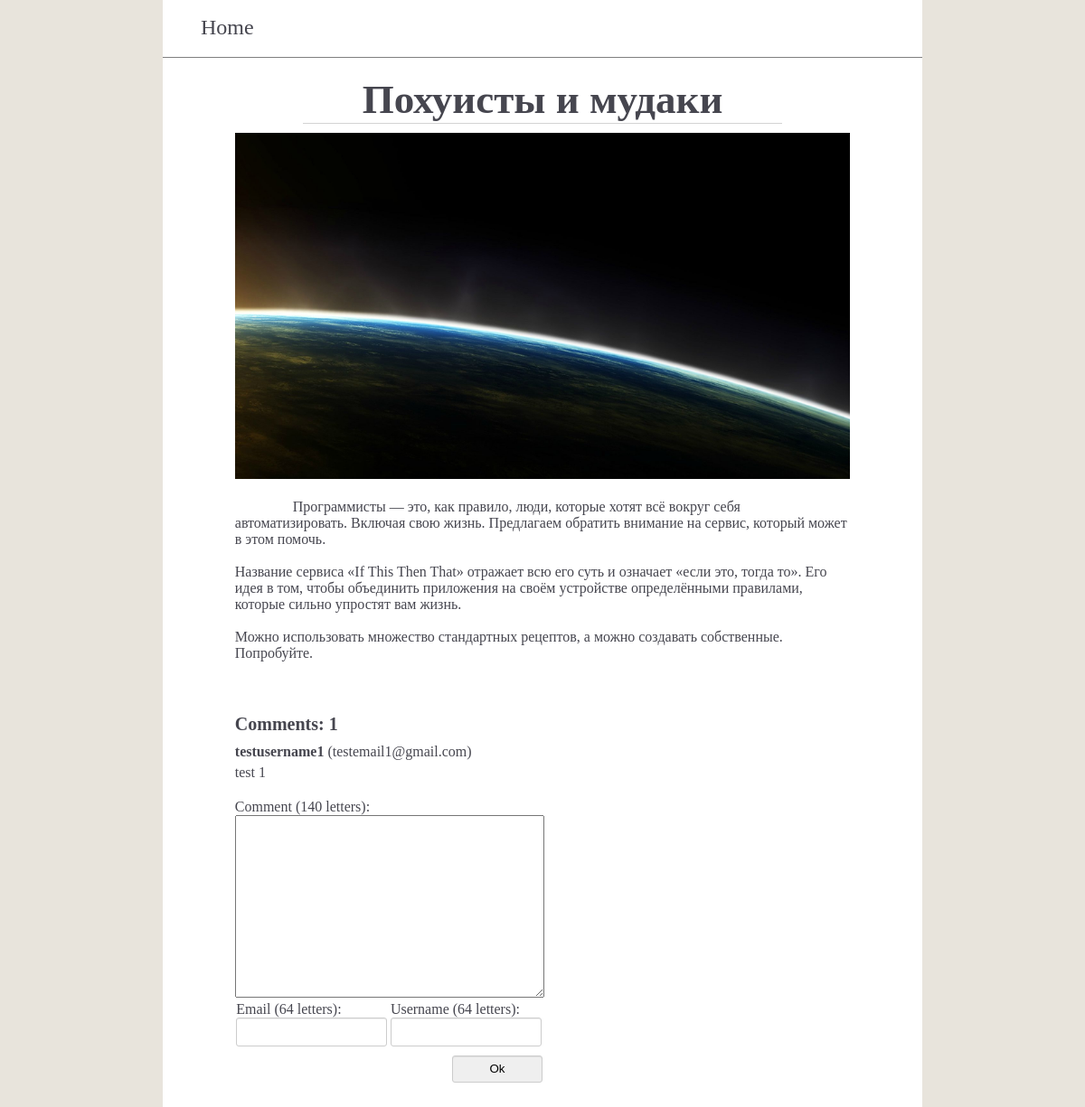
The page /post_2 on the database its author committed.
### app/models.py (models this page shows, shortened)
class Post(db.Model):
    id = db.Column(db.Integer, primary_key=True)
    user_id = db.Column(db.Integer, db.ForeignKey("user.id"))
    title = db.Column(db.String(256), index=True)
    body = db.Column(db.String(10000))
    comment = db.relationship("Comment", backref="post", lazy="dynamic")

class Comment(db.Model):
    id = db.Column(db.Integer, primary_key=True)
    post_id = db.Column(db.Integer, db.ForeignKey("post.id"))
    author = db.Column(db.String(64))
    email = db.Column(db.String(64))
    body = db.Column(db.String(140))
    datetime = db.Column(db.DateTime(), default=datetime.now)
    answer = db.relationship("Answer", backref="comment", lazy="dynamic")

### app/views.py (the view)
@app.route("/post_<id>", methods=["GET", "POST"])
def post(id):
    form = AddCommentForm()
    post = Post.query.filter_by(id=id).first_or_404()
    comments = Comment.query.filter_by(post=post).all()
    if form.validate_on_submit():
        if request.form["submit"] == "Ok":
            comment = Comment(author=form.author.data, email=form.email.data, body=form.body.data, post=post)
            db.session.add(comment)
            db.session.commit()
            return redirect(url_for("post", id=id))
    return render_template("index/post.html", post=post, form=form, comments=comments)

### app/forms.py
class AddCommentForm(FlaskForm):
    author = StringField("Username")
    email = StringField("Email")
    body = TextAreaField("Comment")
    submit = SubmitField("Submit")

### app/templates/index/post.html (shortened to what this page needs)
{% extends "base.html" %}
{% block css  %}
    <link rel="stylesheet" type="text/css" href="{{ url_for("static", filename="css/index/index.css") }}">
    <link rel="stylesheet" type="text/css" href="{{ url_for("static", filename="css/index/post.css") }}">
{% endblock %}
{% block content %}
    <div class="post_wrapper">
        <div class="post">
            <div class="title">
                <h2>{{ post.title }}</h2>
            </div>
            <img src="/static/img/{{ post.id }}/img.jpeg">
            <div class="body">
                {{ post.body }}
            </div>
            <form method="POST">
                <div class="comments_wrapper">
                    <div class="label">
                        Comments: {{ comments|length }}
                    </div>
                    <div class="comments">
                        {% for comment in comments %}
                            <div class="comment_contact_info">
                                <div class="author">
                                    {{ comment.author }}
                                </div>
                                <div class="email">
                                    ({{ comment.email }})
                                </div>
                            </div>
                            <div class="comment_body">
                                {{ comment.body }}
                            </div>
                        {% endfor %}
                    </div>
                </div>
                <div class="add_comments">
                    <div class="text_area_field">
                        Comment (140 letters): <br>
                        {% if answer %}
                            {{ form.body(value="[" + accost + "]")}}
                        {% else %}
                            {{ form.body(value="хуй") }}<br>
                        {% endif %}
                    </div>
                    <div class="contact_info">
                        <div class="email">
                            Email (64 letters):<br>
                            {{ form.email() }}
                        </div>
                        <div class="author">
                            Username (64 letters):<br>
                            {{ form.author() }}
                        </div>
                    </div>
                    <div class="button">
                        {{ form.submit(value="Ok") }}
                    </div>
                </div>
            </form>
        </div>
    </div>
{% endblock %}

### app/static/css/base.css (style rules this page uses)
* { padding: 0; margin: 0; }
body { background: #E8E4DC; color: #46464F; }
input { border: 1px solid #cccccc; -webkit-border-radius: 3px; -moz-border-radius: 3px; border-radius: 3px; -webkit-box-shadow: inset 0 1px 1px rgba(0, 0, 0, 0.075); -moz-box-shadow: inset 0 1px 1px rgba(0, 0, 0, 0.075); box-shadow: inset 0 1px 1px rgba(0, 0, 0, 0.075); -webkit-transition: border linear 0.2s, box-shadow linear 0.2s; -moz-transition: border linear 0.2s, box-shadow linear 0.2s; -ms-transition: border linear 0.2s, box-shadow linear 0.2s; -o-transition: border linear 0.2s, box-shadow linear 0.2s; transition: border linear 0.2s, box-shadow linear 0.2s; height: 30px; }

### app/static/css/index/index.css (style rules this page uses)
img { max-width: 90%; max-height: : 100px; min-height: 150px; }
.post_wrapper { width: 90%; margin-right: auto; margin-left: auto; text-align: center; }
.post { margin-bottom: 30px; font-size: 16px; }
.title { width: 70%; margin-right: auto; margin-left: auto; margin-bottom: 10px; font-size: 30px; font-weight: bold; border-bottom: 1px solid lightgray; }
.body { max-width: 90%; margin-right: auto; margin-left: auto; }

### app/static/css/index/post.css (style rules this page uses)
.body { text-align: left; white-space: pre-wrap; }
.add_comments, .comments_wrapper { width: 90%; margin-right: auto; margin-left: auto; }
.text_area_field { margin-top: 10px; width: 100%; text-align: left; }
.contact_info { width: 50%; }
.contact_info div { display: inline-block; }
textarea { width: 50%; height: 200px; }
.email, .author { width: 49%; text-align: left; }
input[type=text] { width: 99%; }
.comments_wrapper .label { text-align: left; font-weight: bold; font-size: 20px; margin-top: 40px; margin-bottom: 10px; }
.comments { width: 100%; text-align: left; }
.comment_contact_info { margin-bottom: 5px; width: 100%; }
.comment_contact_info div { display: inline-block; }
.comment_contact_info .author { font-weight: bold; width: auto; }
.comment_contact_info .email { width: auto; }
.comment_body { margin-bottom: 20px; width: 50%; }
.button { width: 50%; padding-top: 10px; text-align: right; }
.button input[type="submit"] { width: 100px; }

### rows shown on the page
Post: title "Похуисты и мудаки", body "Программисты — это, как правило, люди, которые хотят всё вокруг себя автоматизировать. Включая свою жизнь. Предлагаем обратить внимание на сервис, который может в этом помочь. Название сервиса «If This Then That» отражает всю его суть и означает «если это, тогда то». Его идея в том, чтобы объединить приложения на своём устройстве определёнными правилами, которые сильно упростят вам жизнь. Можно использовать множество стандартных рецептов, а можно создавать собственные. Попробуйте."
Comment: author "testusername1", email "testemail1@gmail.com", body "test 1"

### other values the page prints
{{ comments|length }} "1"
